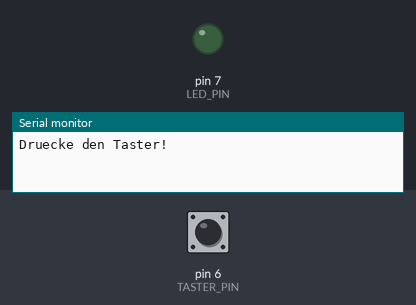
The sketch below on a simulated Arduino Uno, built with avr-gcc and run on an emulated ATmega328P. Shown: output pins drawn as LEDs (lit = HIGH), the last lines printed to the serial monitor. Inputs (shaded band) come from the test bench; at power-on: pin 6 (TASTER_PIN) HIGH.

Above: at 1.2 s.
1.3 s: pin 6 (TASTER_PIN) pulled LOW for 0.15 s
At 2.5 s:
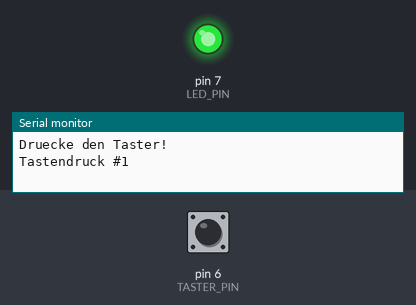
2.9 s: pin 6 (TASTER_PIN) pulled LOW for 1 s
At 3.8 s:
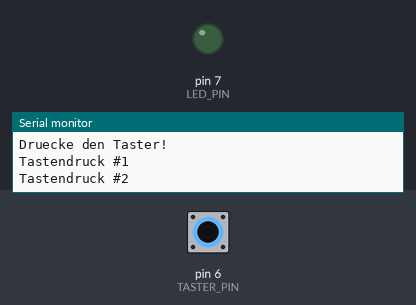
5.4 s: pin 6 (TASTER_PIN) pulled LOW for 3.2 s
At 5.8 s:
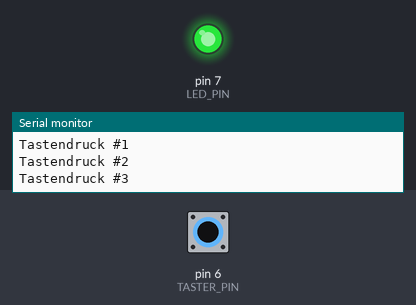
Timing chart, 0 to 8.4 s (numbered marks = the images above; inputs shaded):
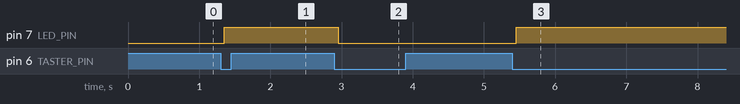

Measured:
- after the input at 1.3 s, pin 7 (LED_PIN): LOW → HIGH after 0.05 s
- after the input at 2.9 s, pin 7 (LED_PIN): HIGH → LOW after 0.05 s
- after the input at 5.4 s, pin 7 (LED_PIN): LOW → HIGH after 0.06 s

The sketch:

main.ino
```cpp
// B03: Taster und Entprellung - Fertige Version
// Taster mit Zaehler und LED-Toggle

const int LED_PIN = 7;      // LED an Pin 7
const int TASTER_PIN = 6;   // Taster an Pin 6

int zaehler = 0;
int ledZustand = LOW;

void setup() {
  // LED als Ausgang
  pinMode(LED_PIN, OUTPUT);

  // Taster als Eingang mit internem Pull-up
  pinMode(TASTER_PIN, INPUT_PULLUP);

  Serial.begin(9600);
  Serial.println("Druecke den Taster!");
}

void loop() {
  // Taster gedrueckt? (LOW wegen Pull-up)
  if (digitalRead(TASTER_PIN) == LOW) {
    delay(50);  // Entprellzeit abwarten

    // Immer noch gedrueckt?
    if (digitalRead(TASTER_PIN) == LOW) {
      zaehler++;

      // LED umschalten (toggle)
      ledZustand = !ledZustand;
      digitalWrite(LED_PIN, ledZustand);

      Serial.print("Tastendruck #");
      Serial.println(zaehler);

      // Warten bis losgelassen
      while (digitalRead(TASTER_PIN) == LOW) {
        delay(10);
      }
    }
  }
  delay(10);
}
```
